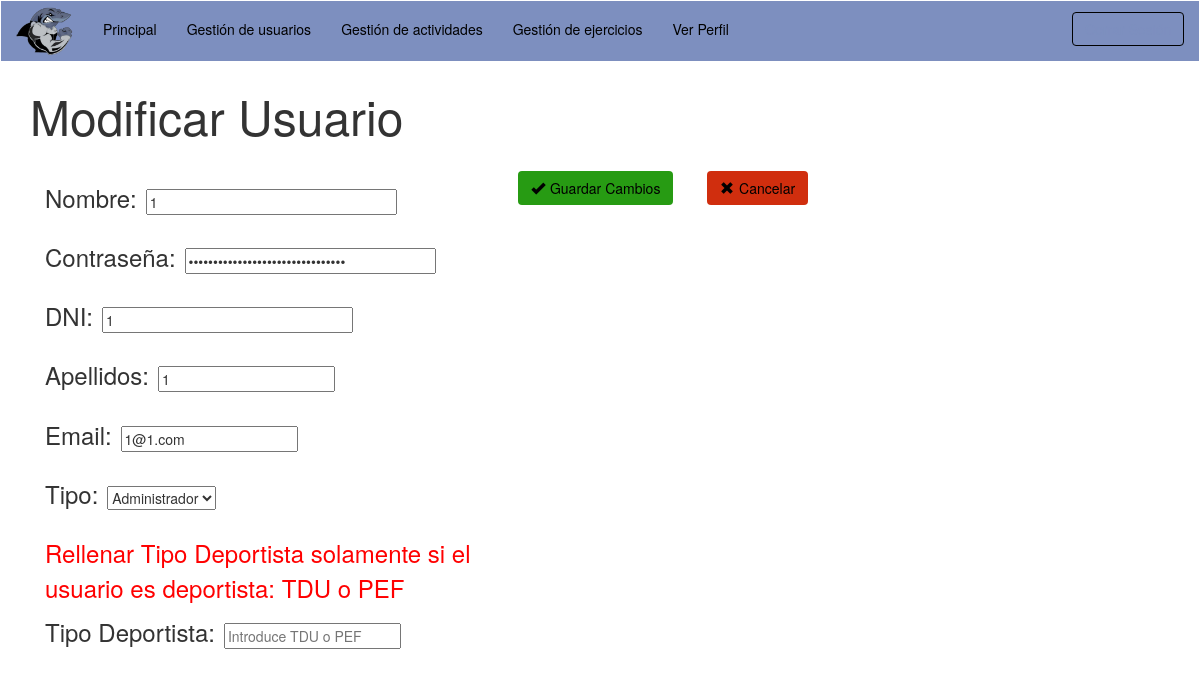
The app's page /vistas/v_modificarUsuario.php?id=1 (signed in) with its own data.
### tables this page shows
CREATE TABLE `usuario` (
  `DNI` varchar(9) NOT NULL,
  `nombre` varchar(45) NOT NULL,
  `apellidos` varchar(45) NOT NULL,
  `email` varchar(45) DEFAULT NULL,
  `password` varchar(50) NOT NULL,
  `tipo` varchar(20) NOT NULL,
  `tipoDeportista` varchar(10) DEFAULT NULL
);

### modelos/m_gestionarUsuarios.php (called while the page is built, shortened)
  <?php
  class m_gestionarUsuarios{
    public function getDatosUsuario($dni)
    {
      $bd = conexion_BD();
      $r = $bd->query("SELECT * FROM usuario WHERE DNI='".$dni."'");
      mysqli_data_seek ($r, 0);
      $extraido= mysqli_fetch_array($r);
      return $extraido;
    }
}
  ?>

### controladores/c_usuario.php (called while the page is built, shortened)
<?php
require_once '../modelos/m_gestionarUsuarios.php';
class c_usuario
{
  public static function devolverUsuario($dni)
  {
    $modelo_gestionarUsuarios = new m_gestionarUsuarios();
    if($modelo_gestionarUsuarios->comprobarUsuario($dni))
    {
      return $modelo_gestionarUsuarios->getDatosUsuario($dni);
   }
  }
}
?>

### vistas/v_modificarUsuario.php (the view, shortened to what this page needs)
<?php
  require_once '../controladores/c_usuario.php';
  $dni = $_GET['id'];
  $result = c_usuario::devolverUsuario($dni);
   if(isset($_SESSION['userID'])  && $_SESSION['connected'] == true && $_SESSION['userType'] == 'Administrador')
  {
?>
<!DOCTYPE html>
<html lang="en">
  <head>
    <link href="../css/bootstrap.min.css" rel="stylesheet">
    <link href="../css/navbar2.css" rel="stylesheet">
    <link href="../css/botonesGestionar.css" rel="stylesheet">
  </head>
  <body>
    <header>
      <nav class="navbar navbar-default1">
      <div class="container-fluid">
        <div class="navbar-header">
          <a class="navbar-brand" href="v_administrador.php"><img src="../images/navbar-footer/tiburonlogo.png" style="margin-top:-10px;"></img></a>
        </div>
          <div class="collapse navbar-collapse" id="bs-example-navbar-collapse-1" style="margin-top: 3px;">
          <ul class="nav navbar-nav">
            <li><a href="../vistas/v_administrador.php">Principal</a></li>
            <li><a href="../vistas/v_gestionarUsuarios.php">Gestión de usuarios</a></li>
            <li><a href="../vistas/v_gestionarActividades.php">Gestión de actividades</a></li>
            <li><a href="../vistas/v_gestionarEjercicios.php">Gestión de ejercicios</a></li>
            <li><a href="../vistas/v_verPerfil.php">Ver Perfil</a></li>
          </ul>
    <ul class="nav navbar-nav navbar-right">
      <div class="form-group">
        <button id="modalButton" type="button" class="btn btn-default1" data-toggle="modal" data-target=".bs-example-modal-sm" style="margin-left: 10px;">Cerrar Sesi&oacuten</button>
      </div>
    </ul>
</nav>
</header>
    <div class="container">
      <p style="font-size: -webkit-xxx-large; ">Modificar Usuario</p>
       <form id="contact_form" action="../controladores/c_usuario.php?var=2#" method="post" onsubmit="return valida(this)" enctype="multipart/form-data" style="margin-right:5px;">
        <div class="col-xs-12  col-sm-5  col-md-5  col-lg-5">
        <div>
          <br />
          <label for="nombre" style="margin-right:5px; font-weight:normal; font-size: x-large;">Nombre: </label>
          <input  value="<?php echo $result['nombre']; ?>"  name="actualizarnombre" type="text" size="30" required=""/>
        </div>
        <div>
          <br />
          <label for="tipo" style="margin-right:5px; font-weight:normal; font-size: x-large;">Contrase&ntildea: </label>
          <input  value="<?php echo $result['password']; ?>" name="actualizarpass" type="password" size="30" required=""/>
        </div>
		<div>
          <br />
          <label for="dni" style="margin-right:5px; font-weight:normal; font-size: x-large;">DNI: </label>
          <input  value="<?php echo $result['DNI']; ?>" name="actualizardni" type="text" size="30" required="" readonly="readonly"/>
        </div>
        <div>
          <br />
          <label for="apellidos" style="margin-right:5px; font-weight:normal; font-size: x-large;">Apellidos: </label>
          <input type="text" name="actualizarapellidos" value="<?php echo $result['apellidos']; ?>" required=""></input>
        </div>
        <div>
          <br />
          <label for="email" style="margin-right:5px; font-weight:normal; font-size: x-large;">Email: </label>
          <input type="text" id="actualizaremail" name="actualizaremail" value="<?php echo $result['email']; ?>" required=""></input>
        </div>
		<div>
          <br />
          <label for="tipo" style="margin-right:5px; font-weight:normal; font-size: x-large;">Tipo: </label>
          <select name="actualizartipo" required="">
		  <option> <?php echo $result['tipo']; ?> </Option>
		  </select>
        </div>
        <div>
          <br />
           <p style="margin-right:5px; font-weight:normal; font-size: x-large; color: red;">Rellenar Tipo Deportista solamente si el usuario es deportista: TDU o PEF</p>
          <label for="tipoDeportista" style="margin-right:5px; font-weight:normal; font-size: x-large;">Tipo Deportista: </label>
          <input type="text" id="tipoDep" name="actualizartipoD" value="<?php echo $result['tipoDeportista']; ?>" placeholder="Introduce TDU o PEF" ></input>
        </div>
        </div>
        <div class="btn-group col-xs-12 col-sm-4 col-md-4 col-lg-2" role="group" style="margin-top: 10px; margin-bottom: 15px;">
          <a href="#?id=<?php echo $result['DNI'] ;?>" style="text-decoration: none; "><button type="submit" class="btn btn-default3" id="botonGuardarCambios" name="submit" style="background-color: #279B13; color: black;"><span class="glyphicon glyphicon-ok" style="margin-right: 5px;"></span>Guardar Cambios</button></a>
        </div>
        <div class="btn-group col-xs-6 col-sm-4 col-md-4 col-lg-2" role="group" style="margin-top: 10px; margin-bottom: 15px;">
          <a href="v_gestionarUsuarios.php" style="text-decoration: none;"><button type="button" class="btn btn-default2" id="botonEliminar"><span class="glyphicon glyphicon-remove" style="margin-right: 5px;"></span>Cancelar</button></a>
        </div>
        </form>
       </div>
  </body>
</html>
<?php
}
?>

### css/navbar2.css (style rules this page uses)
.container-fluid, #ulDrop { background-color: #7d8fbf; color: black; }
a { color: black; }
#modalButton { margin-top: 8px; color: 7d8fbf; border-color:black; }
button.btn.btn-default1 { display: inline-block; vertical-align: middle; -webkit-transform: perspective(1px) translateZ(0); transform: perspective(1px) translateZ(0); box-shadow: 0 0 1px transparent; position: relative; overflow: hidden; background-color: transparent; border-style: solid; border-color: black; }
button.btn.btn-default1:before { content: ""; position: absolute; z-index: -1; left: 0; right: 100%; top: 0; background: #FFF; height: 4px; -webkit-transition-property: right; transition-property: right; -webkit-transition-duration: 0.3s; transition-duration: 0.3s; -webkit-transition-timing-function: ease-out; transition-timing-function: ease-out; }

### css/botonesGestionar.css (style rules this page uses)
#botonEliminar { background-color: #D02E0E; color: black; }
#botonGuardarCambios { background-color: #279B13; color: black; }

### records on screen
usuario: actualizarnombre "1", actualizardni "1", actualizarapellidos "1", actualizaremail "1@1.com", actualizartipo "Administrador"
